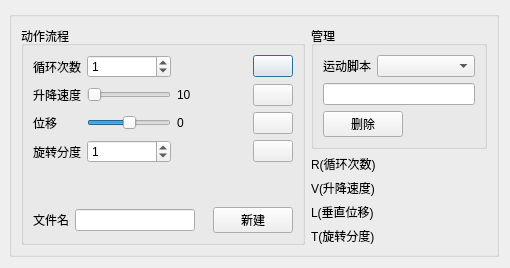
<?xml version="1.0" encoding="UTF-8"?>
<ui version="4.0">
 <class>sctiptDialog</class>
 <widget class="QDialog" name="sctiptDialog">
  <property name="geometry">
   <rect>
    <x>0</x>
    <y>0</y>
    <width>510</width>
    <height>247</height>
   </rect>
  </property>
  <property name="windowTitle">
   <string>运动脚本管理</string>
  </property>
  <property name="modal">
   <bool>false</bool>
  </property>
  <layout class="QGridLayout" name="_2">
   <property name="leftMargin">
    <number>9</number>
   </property>
   <item row="0" column="0">
    <layout class="QHBoxLayout" name="horizontalLayout">
     <item>
      <widget class="QGroupBox" name="groupBox">
       <property name="title">
        <string/>
       </property>
       <layout class="QGridLayout" name="gridLayout_4">
        <item row="0" column="0" rowspan="2">
         <widget class="QGroupBox" name="groupBox_2">
          <property name="title">
           <string>动作流程</string>
          </property>
          <layout class="QGridLayout" name="gridLayout_2">
           <item row="0" column="0">
            <layout class="QGridLayout" name="gridLayout">
             <item row="0" column="0">
              <widget class="QLabel" name="label_2">
               <property name="text">
                <string>循环次数</string>
               </property>
              </widget>
             </item>
             <item row="0" column="1">
              <widget class="QSpinBox" name="RspinBox">
               <property name="maximum">
                <number>100</number>
               </property>
               <property name="value">
                <number>1</number>
               </property>
              </widget>
             </item>
             <item row="0" column="2">
              <spacer name="horizontalSpacer_5">
               <property name="orientation">
                <enum>Qt::Horizontal</enum>
               </property>
               <property name="sizeHint" stdset="0">
                <size>
                 <width>40</width>
                 <height>20</height>
                </size>
               </property>
              </spacer>
             </item>
             <item row="0" column="3">
              <widget class="QPushButton" name="AddRbtn">
               <property name="autoFillBackground">
                <bool>false</bool>
               </property>
               <property name="text">
                <string/>
               </property>
               <property name="icon">
                <iconset resource="script_management.qrc">
                 <normaloff>:/images/Resources/images/add.png</normaloff>:/images/Resources/images/add.png</iconset>
               </property>
              </widget>
             </item>
             <item row="1" column="0">
              <widget class="QLabel" name="label_3">
               <property name="text">
                <string>升降速度</string>
               </property>
              </widget>
             </item>
             <item row="1" column="1">
              <widget class="QSlider" name="VhorizontalSlider">
               <property name="minimum">
                <number>10</number>
               </property>
               <property name="maximum">
                <number>1000</number>
               </property>
               <property name="orientation">
                <enum>Qt::Horizontal</enum>
               </property>
              </widget>
             </item>
             <item row="1" column="2">
              <layout class="QHBoxLayout" name="horizontalLayout_4">
               <item>
                <widget class="QLabel" name="label_6">
                 <property name="sizePolicy">
                  <sizepolicy hsizetype="Fixed" vsizetype="Preferred">
                   <horstretch>0</horstretch>
                   <verstretch>0</verstretch>
                  </sizepolicy>
                 </property>
                 <property name="text">
                  <string>10</string>
                 </property>
                 <property name="margin">
                  <number>5</number>
                 </property>
                </widget>
               </item>
               <item>
                <spacer name="horizontalSpacer_8">
                 <property name="orientation">
                  <enum>Qt::Horizontal</enum>
                 </property>
                 <property name="sizeHint" stdset="0">
                  <size>
                   <width>40</width>
                   <height>20</height>
                  </size>
                 </property>
                </spacer>
               </item>
              </layout>
             </item>
             <item row="1" column="3">
              <widget class="QPushButton" name="AddVbtn">
               <property name="autoFillBackground">
                <bool>false</bool>
               </property>
               <property name="text">
                <string/>
               </property>
               <property name="icon">
                <iconset resource="script_management.qrc">
                 <normaloff>:/images/Resources/images/add.png</normaloff>:/images/Resources/images/add.png</iconset>
               </property>
              </widget>
             </item>
             <item row="2" column="0">
              <widget class="QLabel" name="label_4">
               <property name="text">
                <string>位移</string>
               </property>
              </widget>
             </item>
             <item row="2" column="1">
              <widget class="QSlider" name="LhorizontalSlider">
               <property name="minimum">
                <number>-1500</number>
               </property>
               <property name="maximum">
                <number>1500</number>
               </property>
               <property name="orientation">
                <enum>Qt::Horizontal</enum>
               </property>
              </widget>
             </item>
             <item row="2" column="2">
              <layout class="QHBoxLayout" name="horizontalLayout_5">
               <item>
                <widget class="QLabel" name="label_7">
                 <property name="text">
                  <string>0</string>
                 </property>
                 <property name="margin">
                  <number>5</number>
                 </property>
                </widget>
               </item>
               <item>
                <spacer name="horizontalSpacer_9">
                 <property name="orientation">
                  <enum>Qt::Horizontal</enum>
                 </property>
                 <property name="sizeHint" stdset="0">
                  <size>
                   <width>40</width>
                   <height>20</height>
                  </size>
                 </property>
                </spacer>
               </item>
              </layout>
             </item>
             <item row="2" column="3">
              <widget class="QPushButton" name="AddLbtn">
               <property name="autoFillBackground">
                <bool>false</bool>
               </property>
               <property name="text">
                <string/>
               </property>
               <property name="icon">
                <iconset resource="script_management.qrc">
                 <normaloff>:/images/Resources/images/add.png</normaloff>:/images/Resources/images/add.png</iconset>
               </property>
              </widget>
             </item>
             <item row="3" column="0">
              <widget class="QLabel" name="label_5">
               <property name="text">
                <string>旋转分度</string>
               </property>
              </widget>
             </item>
             <item row="3" column="1">
              <widget class="QSpinBox" name="TspinBox">
               <property name="maximum">
                <number>1000</number>
               </property>
               <property name="singleStep">
                <number>100</number>
               </property>
               <property name="value">
                <number>1</number>
               </property>
              </widget>
             </item>
             <item row="3" column="2">
              <spacer name="horizontalSpacer_6">
               <property name="orientation">
                <enum>Qt::Horizontal</enum>
               </property>
               <property name="sizeHint" stdset="0">
                <size>
                 <width>40</width>
                 <height>20</height>
                </size>
               </property>
              </spacer>
             </item>
             <item row="3" column="3">
              <widget class="QPushButton" name="AddTbtn">
               <property name="autoFillBackground">
                <bool>false</bool>
               </property>
               <property name="text">
                <string/>
               </property>
               <property name="icon">
                <iconset resource="script_management.qrc">
                 <normaloff>:/images/Resources/images/add.png</normaloff>:/images/Resources/images/add.png</iconset>
               </property>
              </widget>
             </item>
            </layout>
           </item>
           <item row="1" column="0">
            <spacer name="verticalSpacer_2">
             <property name="orientation">
              <enum>Qt::Vertical</enum>
             </property>
             <property name="sizeHint" stdset="0">
              <size>
               <width>20</width>
               <height>19</height>
              </size>
             </property>
            </spacer>
           </item>
           <item row="2" column="0">
            <layout class="QHBoxLayout" name="horizontalLayout_3" stretch="0,10,1,0">
             <item>
              <widget class="QLabel" name="label_9">
               <property name="text">
                <string>文件名</string>
               </property>
              </widget>
             </item>
             <item>
              <widget class="QLineEdit" name="filenameEdit"/>
             </item>
             <item>
              <spacer name="horizontalSpacer">
               <property name="orientation">
                <enum>Qt::Horizontal</enum>
               </property>
               <property name="sizeHint" stdset="0">
                <size>
                 <width>40</width>
                 <height>20</height>
                </size>
               </property>
              </spacer>
             </item>
             <item>
              <widget class="QPushButton" name="newScriptBtn">
               <property name="text">
                <string>新建</string>
               </property>
              </widget>
             </item>
            </layout>
           </item>
          </layout>
         </widget>
        </item>
        <item row="0" column="1">
         <widget class="QGroupBox" name="groupBox_3">
          <property name="title">
           <string>管理</string>
          </property>
          <layout class="QGridLayout" name="gridLayout_3">
           <item row="0" column="1" colspan="2">
            <layout class="QHBoxLayout" name="horizontalLayout_2">
             <item>
              <widget class="QComboBox" name="script_cb"/>
             </item>
            </layout>
           </item>
           <item row="2" column="2">
            <spacer name="horizontalSpacer_2">
             <property name="orientation">
              <enum>Qt::Horizontal</enum>
             </property>
             <property name="sizeHint" stdset="0">
              <size>
               <width>62</width>
               <height>20</height>
              </size>
             </property>
            </spacer>
           </item>
           <item row="0" column="0">
            <widget class="QLabel" name="label">
             <property name="text">
              <string>运动脚本</string>
             </property>
            </widget>
           </item>
           <item row="2" column="0" colspan="2">
            <widget class="QPushButton" name="deleteBtn">
             <property name="text">
              <string>删除</string>
             </property>
            </widget>
           </item>
           <item row="1" column="0" colspan="3">
            <widget class="QLineEdit" name="scriptEdit"/>
           </item>
          </layout>
         </widget>
        </item>
        <item row="1" column="1">
         <layout class="QVBoxLayout" name="verticalLayout">
          <item>
           <widget class="QLabel" name="label_8">
            <property name="text">
             <string>R(循环次数)</string>
            </property>
           </widget>
          </item>
          <item>
           <widget class="QLabel" name="label_11">
            <property name="text">
             <string>V(升降速度)</string>
            </property>
           </widget>
          </item>
          <item>
           <widget class="QLabel" name="label_12">
            <property name="text">
             <string>L(垂直位移)</string>
            </property>
           </widget>
          </item>
          <item>
           <widget class="QLabel" name="label_13">
            <property name="text">
             <string>T(旋转分度)</string>
            </property>
           </widget>
          </item>
         </layout>
        </item>
       </layout>
      </widget>
     </item>
    </layout>
   </item>
  </layout>
 </widget>
 <tabstops>
  <tabstop>RspinBox</tabstop>
  <tabstop>AddRbtn</tabstop>
  <tabstop>AddVbtn</tabstop>
  <tabstop>LhorizontalSlider</tabstop>
  <tabstop>AddLbtn</tabstop>
  <tabstop>TspinBox</tabstop>
  <tabstop>AddTbtn</tabstop>
  <tabstop>filenameEdit</tabstop>
  <tabstop>script_cb</tabstop>
  <tabstop>scriptEdit</tabstop>
  <tabstop>deleteBtn</tabstop>
 </tabstops>
 <resources>
  <include location="script_management.qrc"/>
 </resources>
 <connections>
  <connection>
   <sender>VhorizontalSlider</sender>
   <signal>sliderMoved(int)</signal>
   <receiver>label_6</receiver>
   <slot>setNum(int)</slot>
   <hints>
    <hint type="sourcelabel">
     <x>95</x>
     <y>82</y>
    </hint>
    <hint type="destinationlabel">
     <x>196</x>
     <y>83</y>
    </hint>
   </hints>
  </connection>
  <connection>
   <sender>LhorizontalSlider</sender>
   <signal>sliderMoved(int)</signal>
   <receiver>label_7</receiver>
   <slot>setNum(int)</slot>
   <hints>
    <hint type="sourcelabel">
     <x>88</x>
     <y>116</y>
    </hint>
    <hint type="destinationlabel">
     <x>186</x>
     <y>118</y>
    </hint>
   </hints>
  </connection>
 </connections>
</ui>
